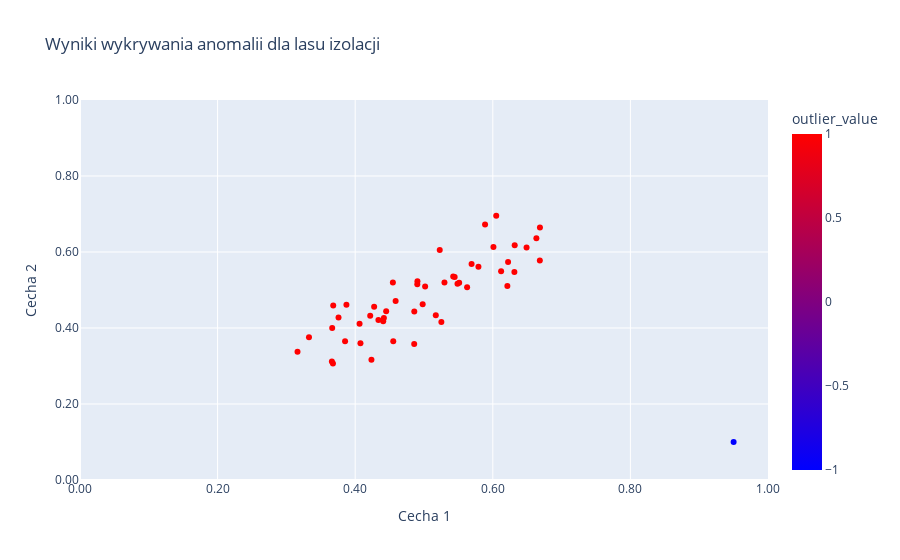

Notebook code for this chart:
### Markdown cell above
Uzyskane wyniki outlierów są skalowane za pomocą przekształcenia min-max w celu uzyskania prawdopodbieństw że dany element jest wartością odstającą. Zwizualizujmy zatem rezultaty tego przekształcenia, w celu weryfikacji czy las izolacji w rzeczywiści odnalazł wartość odstającą

### Code cell
fig = px.scatter(df, x = 'Cecha 1', y = 'Cecha 2', color= 'outlier_value', color_continuous_scale='Bluered',
                title='Wyniki wykrywania anomalii dla lasu izolacji')
fig.update_xaxes(range=[0, 1], tickformat = ',.2f')
fig.update_yaxes(range=[0, 1], tickformat = ',.2f')
fig.show()

### Figure 1 — Plotly figure (JSON) as saved in the notebook; plotly's stock layout.template omitted (floating-point values rounded to 4 significant figures)
{"data": [{"hovertemplate": "Cecha 1=%{x}<br>Cecha 2=%{y}<br>outlier_value=%{marker.color}<extra></extra>", "legendgroup": "", "marker": {"color": [-1, 1, 1, 1, 1, 1, 1, 1, 1, 1, 1, 1, 1, 1, 1, 1, 1, 1, 1, 1, 1, 1, 1, 1, 1, 1, 1, 1, 1, 1, 1, 1, 1, 1, 1, 1, 1, 1, 1, 1, 1, 1, 1, 1, 1, 1, 1, 1, 1, 1, 1], "coloraxis": "coloraxis", "symbol": "circle"}, "mode": "markers", "name": "", "orientation": "v", "showlegend": false, "type": "scatter", "x": [0.95, 0.445, 0.5888, 0.6211, 0.6121, 0.3873, 0.3666, 0.3853, 0.605, 0.4859, 0.3681, 0.4858, 0.5627, 0.4063, 0.6633, 0.6009, 0.5229, 0.4981, 0.4902, 0.5692, 0.5425, 0.3661, 0.4407, 0.4236, 0.4905, 0.4275, 0.3758, 0.4076, 0.5446, 0.4218, 0.6491, 0.6314, 0.4337, 0.5017, 0.3162, 0.6684, 0.5511, 0.5791, 0.3328, 0.4548, 0.5297, 0.6685, 0.5487, 0.4588, 0.4417, 0.4553, 0.5171, 0.5252, 0.3677, 0.6318, 0.6222], "xaxis": "x", "y": [0.1, 0.4442, 0.6723, 0.5108, 0.5491, 0.4613, 0.3997, 0.3652, 0.6955, 0.4434, 0.4591, 0.3576, 0.507, 0.4112, 0.6363, 0.6131, 0.6055, 0.4622, 0.5151, 0.5681, 0.5354, 0.3115, 0.4181, 0.3165, 0.5231, 0.4561, 0.4279, 0.3597, 0.5342, 0.4325, 0.6121, 0.5472, 0.421, 0.5091, 0.3378, 0.5778, 0.519, 0.5614, 0.3754, 0.52, 0.5195, 0.6646, 0.5166, 0.4709, 0.4261, 0.3651, 0.4338, 0.4155, 0.3066, 0.6179, 0.5736], "yaxis": "y"}], "layout": {"coloraxis": {"colorbar": {"title": {"text": "outlier_value"}}, "colorscale": [[0, "rgb(0,0,255)"], [1, "rgb(255,0,0)"]]}, "legend": {"tracegroupgap": 0}, "title": {"text": "Wyniki wykrywania anomalii dla lasu izolacji"}, "xaxis": {"anchor": "y", "domain": [0, 1], "range": [0, 1], "tickformat": ",.2f", "title": {"text": "Cecha 1"}}, "yaxis": {"anchor": "x", "domain": [0, 1], "range": [0, 1], "tickformat": ",.2f", "title": {"text": "Cecha 2"}}}}
